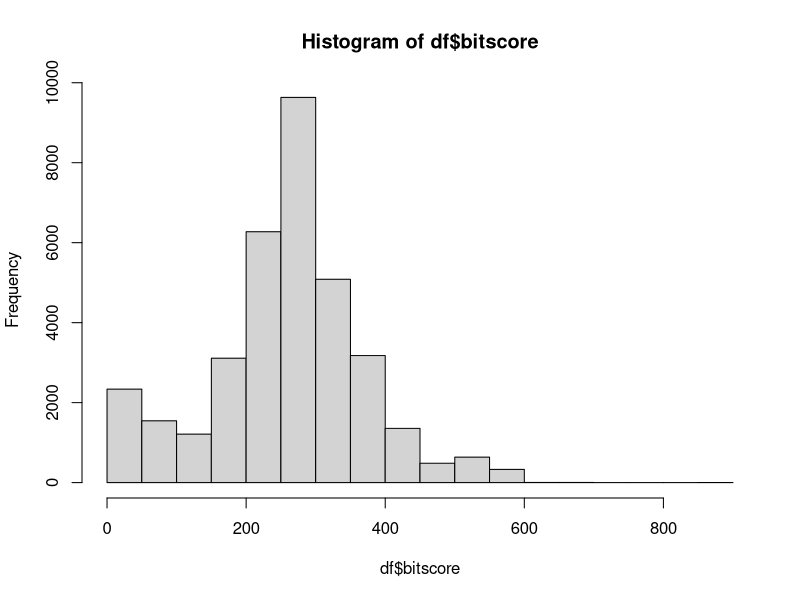
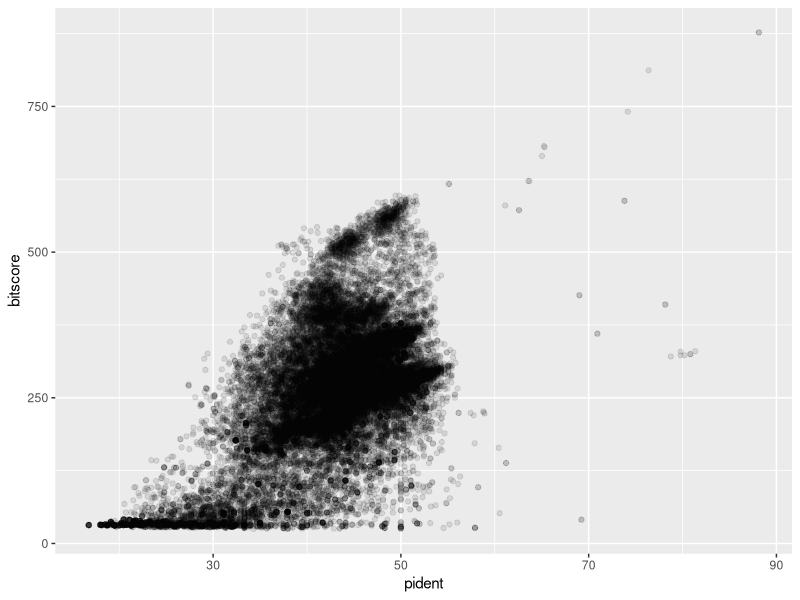
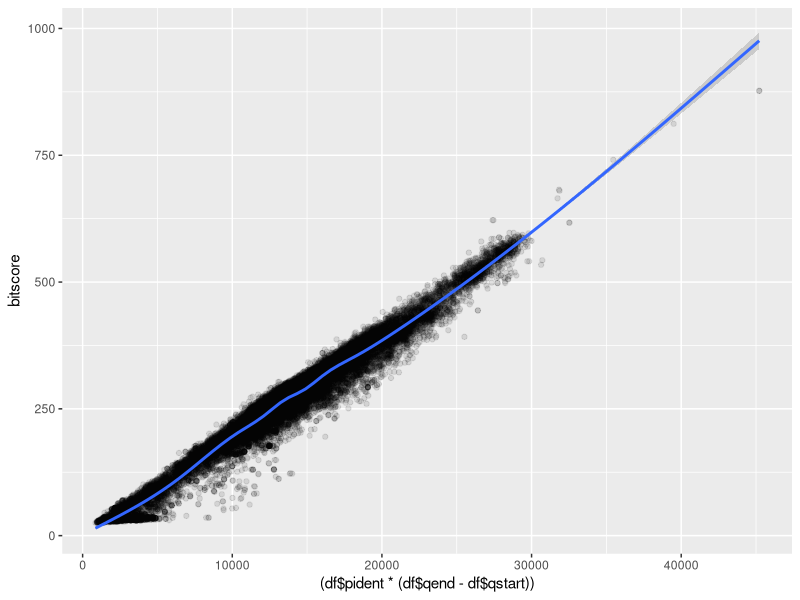

Generate these figures, in order, with R:
## ---- chunk 1
# read tsv file using read.table()
df <- read.table("mm-second.x.zebrafish.tsv")

# set column names
colnames(df) <- c("qseqid", "sseqid", "pident", "length", "mismatch", "gapopen", "qstart", "qend", "sstart", "send", "evalue", "bitscore")
## ---- chunk 2
hist(df$bitscore, breaks=30)
## ---- chunk 3
cor(df$pident, df$bitscore)
## ---- chunk 4
# create a ggplot
library(ggplot2)
ggplot(df, aes(pident, bitscore))+
    geom_point(alpha=0.1)
## ---- chunk 5
ggplot(df, aes((df$pident * (df$qend - df$qstart)), bitscore))+
    geom_point(alpha=0.1)+
    geom_smooth()
